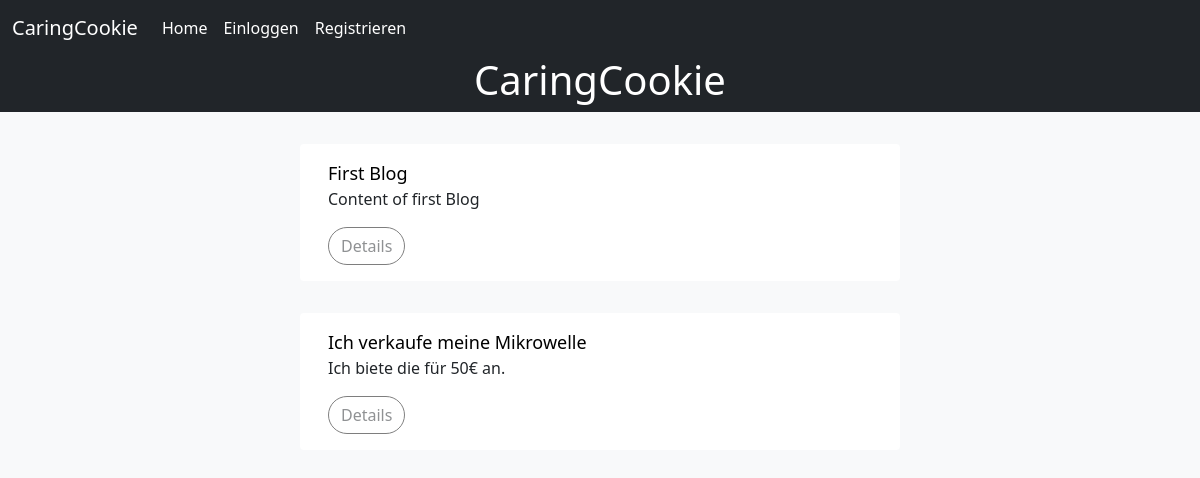
The app's page /, older data.
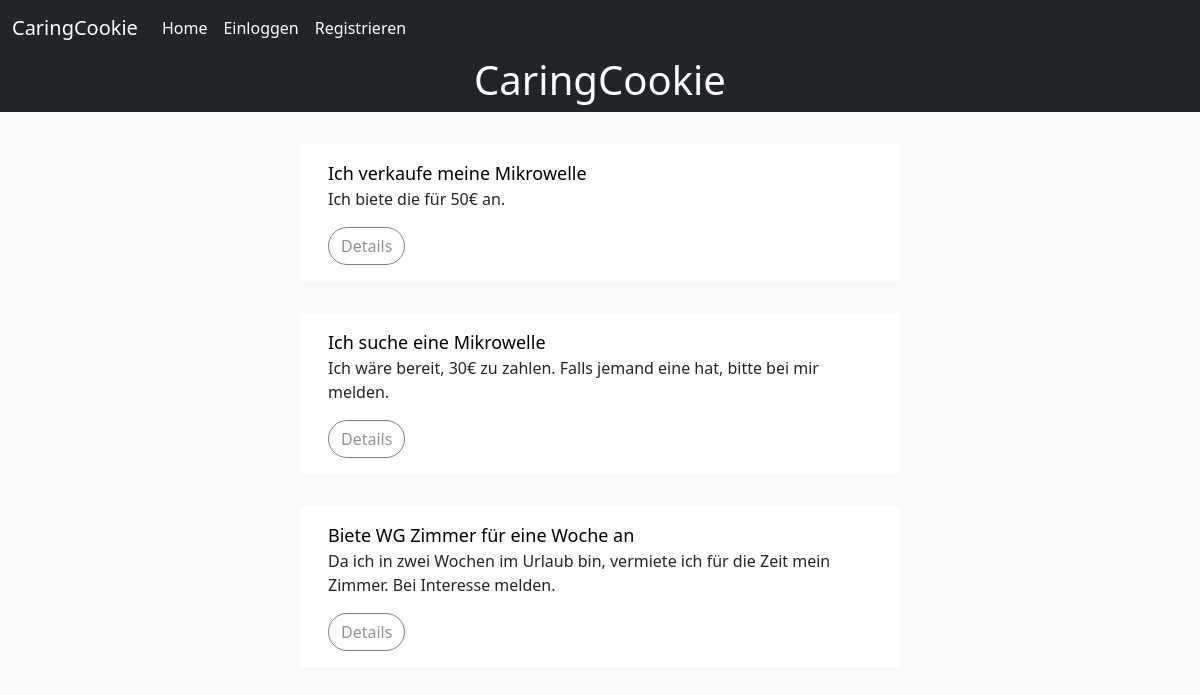
The same page, newer data.
### blog/models.py (models this page shows, shortened)
class Blog(models.Model):
    title = models.CharField(max_length=250)
    content = models.TextField()
    date_published = models.DateTimeField(default=timezone.now)
    author = models.ForeignKey(User, on_delete=CASCADE)

### blog/views.py (the view)
# urls.py: path("", views.list_blogs, name="blog_list"),
def list_blogs(request):
    blogs = Blog.objects.all()
    return render(request, "blog/list.html", {"blogs": blogs})

### blog/templates/blog/list.html
{% extends "blog/base.html" %} {% block content %}
<div class="bg-dark">
  <div class="container">
    <div class="row align-items-center justify-content-center">
      <div class="col-sm-12 col-lg-6 text-center">
        <h1 class="text-white">CaringCookie</h1>
      </div>
    </div>
  </div>
</div>
<div class="container">
  {% for blog in blogs %}
  <div class="row">
    <div class="card border-0 col" style="margin-top: 2rem">
      <div class="card-body">
        <a class="blog-title-link" href="{% url 'blogs_detail' blog.pk %}"
          >{{ blog.title }}</a
        >
        <p class="card-text">{{ blog.content|truncatewords:30 }}</p>
        <a class="btn" href="{% url 'blogs_detail' blog.pk %}">Details</a>
      </div>
    </div>
  </div>
  {% endfor %}
</div>
{% endblock content %}

### blog/templates/blog/base.html (shortened to what this page needs)
{% load static %} <!DOCTYPE html>
<html lang="en">
  <head>
    <link
      href="https://cdn.jsdelivr.net/npm/bootstrap@5.1.3/dist/css/bootstrap.min.css"
      rel="stylesheet"
    />
    <link
      rel="stylesheet"
      type="text/css"
      href="{% static 'blog/main.css' %}"
    />
  </head>
  <body class="bg-light">
    <header>
      <nav class="navbar navbar-expand-lg navbar-dark bg-dark">
        <div class="container-fluid">
          <a class="navbar-brand" href="{% url 'blog_list' %}">CaringCookie</a>
          <div class="collapse navbar-collapse" id="navbarSupportedContent">
            <ul class="navbar-nav me-auto mb-2 mb-lg-0">
              <li class="nav-item">
                <a
                  class="nav-link active"
                  aria-current="page"
                  href="{% url 'blog_list' %}"
                  >Home</a
                >
              </li>
              {% if request.user.is_authenticated %}
              <li class="nav-item">
                <a
                  class="nav-link active"
                  aria-current="page"
                  href="{% url 'logout' %}"
                  >Logout</a
                >
              </li>
              <li class="nav-item">
                <a
                  class="nav-link active"
                  aria-current="page"
                  href="{% url 'create_blog' %}"
                  >Beitrag erstellen</a
                >
              </li>
              <li class="nav-item">
                <a
                  class="nav-link active"
                  aria-current="page"
                  href="{% url 'users-profile' %}"
                  >Dein Profil</a
                >
              </li>
              {% else %}
              <li class="nav-item">
                <a
                  class="nav-link active"
                  aria-current="page"
                  href="{% url 'login' %}"
                  >Einloggen</a
                >
              </li>
              <li class="nav-item">
                <a
                  class="nav-link active"
                  aria-current="page"
                  href="{% url 'register' %}"
                  >Registrieren</a
                >
              </li>
              {% endif %}
            </ul>
          </div>
        </div>
      </nav>
    </header>
    {% block content %} {% endblock content %}
  </body>
</html>

### blog/static/blog/main.css (style rules this page uses)
@media (min-width: 1200px) { .container { max-width: 50%; } }
.blog-title-link { text-decoration: none; color: #000; font-size: large; }
.btn { border: 1px solid #000; border-radius: 2rem; opacity: 0.5; }

Row changes from the older to the newer data that the page shows:
removed Blog: title "First Blog", content "Content of first Blog"
added Blog: title "Ich suche eine Mikrowelle", content "Ich wäre bereit, 30€ zu zahlen. Falls jemand eine hat, bitte bei mir melden."
added Blog: title "Biete WG Zimmer für eine Woche an", content "Da ich in zwei Wochen im Urlaub bin, vermiete ich für die Zeit mein Zimmer. Bei Interesse melden."
